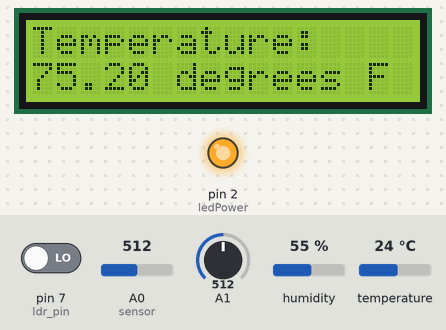
Bench run of a sketch on a simulated Arduino Uno, built with avr-gcc and run on an emulated ATmega328P. On the bench: 16×2 character LCD, output pins drawn as LEDs (lit = HIGH). The inputs (shaded band) are chosen by the test bench; at power-on: pin 7 (ldr_pin) LOW, humidity 55 %, A1 = 512, A0 (sensor) = 512, temperature 24 °C. What the sketch prints to the serial monitor is not drawn.

Above: at 1.2 s.
1.3 s: pin 7 (ldr_pin) driven HIGH
At 17.4 s:
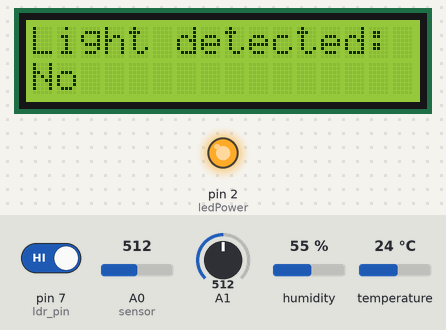
21.6 s: pin 7 (ldr_pin) driven LOW
At 39.5 s:
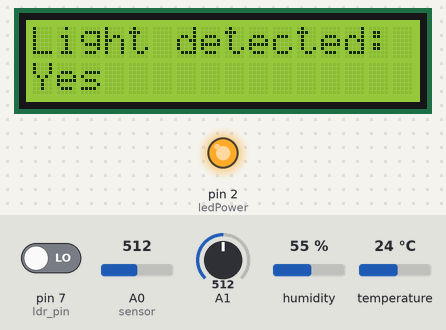
43.6 s: humidity set to 22 %
At 49.3 s:
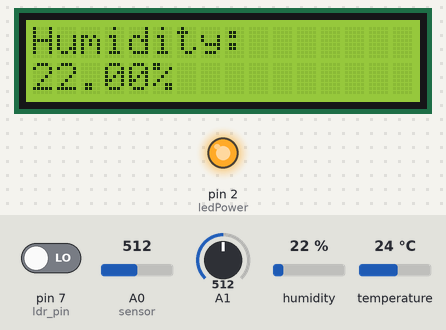
53.6 s: A1 set to 716
At 74.6 s:
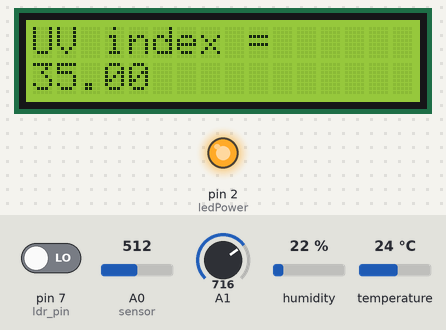
Timing chart, 0 to 76.1 s (numbered marks = the images above; inputs shaded):
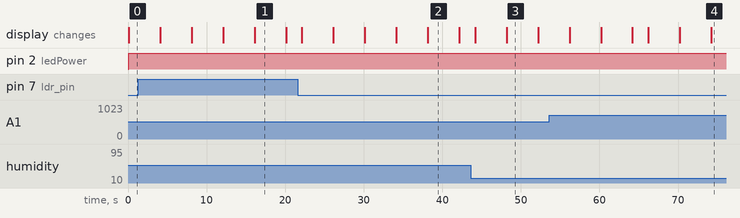

Measured:
- after the input at 1.3 s, the display: first differs from a run without the input after 14.8 s (image 1)
- after the input at 21.6 s, the display: first differs from a run without the input after 16.6 s (image 2)
- what the display in image 1 shows lasts 4.0 s, from 16.1 s to 20.1 s

The sketch:

Final_Project.ino
```cpp
#include <Wire.h>
#include <SPI.h>
#include <DHT.h>
#include <LiquidCrystal.h>

//Global variables
LiquidCrystal lcd(13,11,12,10,9,8);
DHT dhtSensor(5,DHT22);

const int ldr_pin = 7;
float temperature, humidity;
int measurePin = analogRead(A0); //Connect dust sensor to Arduino A0 pin
int ledPower = 2;   //Connect 3 led driver pins of dust sensor to Arduino D2
int samplingTime = 280;
int delta = 40;
int sleep = 9680;
float voMeasured = 0;
float calcVoltage = 0;
float dustDensity = 0;

/////////////////////////
void setup() {
  Serial.begin(9600); //Begin serial
  dhtSensor.begin(); //Begin temp/humidity sensor
  lcd.begin(16,8); //Begin LCD screen
  pinMode(ledPower,OUTPUT);
}/////////////////////// End Setup

///////////////////////
void loop() {
  //Local variables
  int sensorValue = analogRead(A1);
  float voltage = sensorValue * (5.0 / 1023.0); //voltage mapped from values 0-1023
  humidity = dhtSensor.readHumidity(); //get the humidity from the sensor
  temperature = dhtSensor.readTemperature(); //get the temperature from the sensor
  digitalWrite(ledPower,LOW);
  delayMicroseconds(samplingTime);
  voMeasured = analogRead(measurePin);
  delayMicroseconds(delta);
  digitalWrite(ledPower,HIGH);
  delayMicroseconds(sleep);
  calcVoltage = voMeasured * (5.0 / 1024.0); //voltage mapped from values 0-1024
  dustDensity = (0.17*calcVoltage-0.1)*1000; //compute dust density from voltage
  float fahTemp = (1.8*temperature)+32; //convert temperature from celsius to fahrenheit

  //Print the temperature to the Serial Monitor and the LCD screen
  Serial.print("Temperature: ");
  Serial.print(temperature);
  Serial.println("°F");
  lcd.print("Temperature: ");
  lcd.setCursor(0,1);
  lcd.print(fahTemp);
  lcd.print(" degrees F");
  delay(4000);
  lcd.clear();
  lcd.setCursor(0,0);

  //Print the humidity to the Serial Monitor and the LCD screen
  Serial.print("Humidity: ");
  Serial.print(humidity);
  Serial.println("%");
  lcd.print("Humidity: ");
  lcd.setCursor(0,1);
  lcd.print(humidity);
  lcd.println("%");
  delay(4000);
  lcd.clear();
  lcd.setCursor(0,0);

  //Print the UV Index to the Serial Monitor and the LCD screen
  Serial.print("UV index = ");
  Serial.println(voltage/.1);
  lcd.print("UV index = ");
  lcd.setCursor(0,1);
  lcd.print(voltage/.1);
  delay(4000);
  lcd.clear();
  lcd.setCursor(0,0);

  //Print the dust density (units: ug/m^3) to the Serial Monitor and the LCD screen
  Serial.print("Dust density (ug/m^3): ");
  Serial.println(dustDensity);
  lcd.print("Dust density: ");
  lcd.setCursor(0,1);
  lcd.print(dustDensity);
  lcd.print(" ug/m^3");
  delay(4000);
  lcd.clear();
  lcd.setCursor(0,0);

  //Print whether light is detected or not to the Serial Monitor and the LCD screen
  Serial.print("Light detected: ");
  lcd.print("Light detected: ");
  lcd.setCursor(0,1);
  if(digitalRead( ldr_pin )){
    Serial.println("No");
    lcd.print("No");
  }
  else{
    Serial.println("Yes\n\n\n");
    lcd.print("Yes");
  }
  delay(4000);
  lcd.clear();
  lcd.setCursor(0,0);

  //Pause for 2 seconds after all data has been printed
  delay(2000);
}/////////////// End Loop
```
